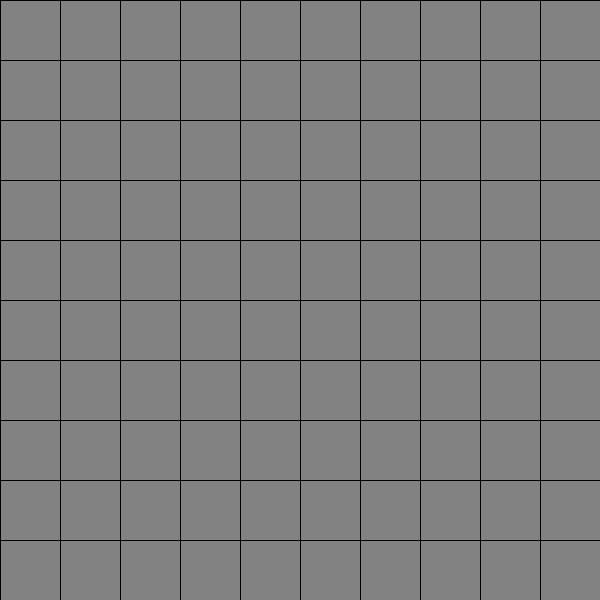
Frame 1 (no input)
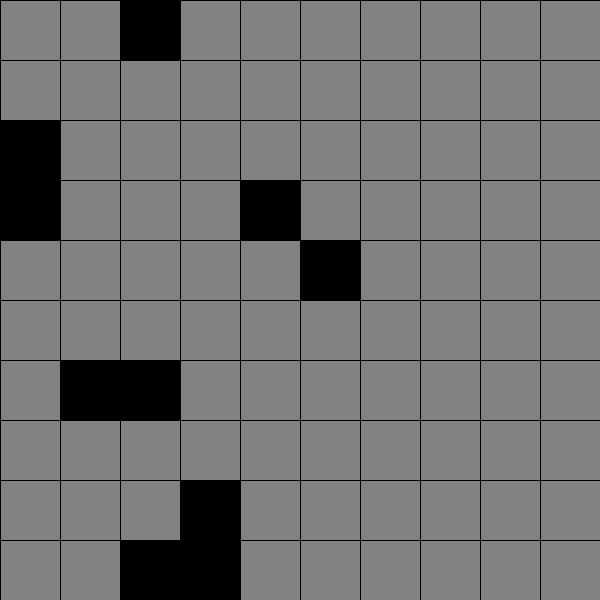
Frame 60 (the mouse pressed at the canvas centre just before this capture)
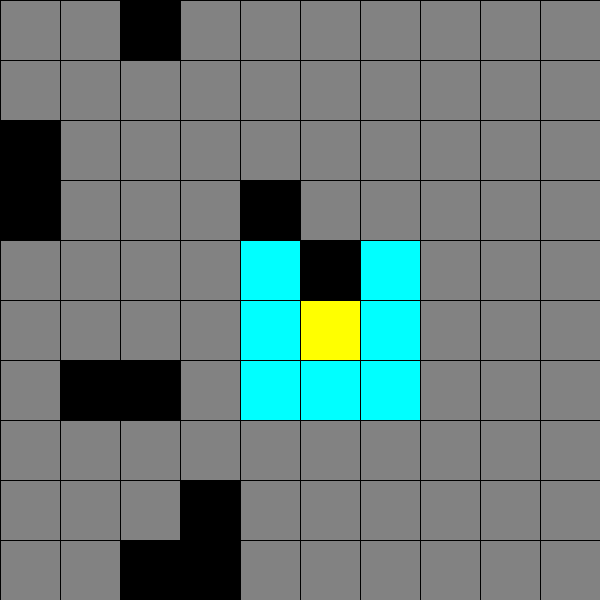
Frame 120 (the mouse held since frame 60 and released just before this capture)

The Processing sketch that drew these frames (run headless with seeded random() and noise(); from frame 60 on, the mouse is pressed at the canvas centre):

// Processing sketch: TreinoMatrizes
// ── TreinoMatrizes.pde
int [][] M = new int[10][10];
boolean perdeu;
int n =0;
void setup() {
  size(600, 600);
}
void draw() {
  if (newTeste(n)==true)
    play();
  desenhos(M);
  n++;
}

void mousePressed() {
  int i =mouseY/60;
  int j=mouseX/60;
  //println(mouseX, mouseY);
  //println(teste(i, j));
  if (teste(i, j)==true) {
    perdeu=true;
  } else if (teste(i, j)==false) {
    if (i==0 && j==0) {
      varreduraNormal(i, j, 0, 2, 0, 2);
    } else if (i==9 && j==0) {
      varreduraNormal(i, j, 1, 1, 0, 2);
    } else if (i==9 && j==9) {
      varreduraNormal(i, j, 1, 1, 1, 1);
    } else if (i==0 && j==9) {
      varreduraNormal(i, j, 0, 2, 1, 1);
    } else if (i==0) {
      varreduraNormal(i, j, 0, 2, 1, 2);
    } else if (i==9) {
      varreduraNormal(i, j, 1, 1, 1, 2);
    } else if (j==0) {
      varreduraNormal(i, j, 1, 2, 0, 2);
    } else if (j==9) {
      varreduraNormal(i, j, 1, 2, 1, 1);
    } else {
      varreduraNormal(i, j, 1, 2, 1, 2);
    }
  }
}
boolean newTeste(int n) {
  if (n==2)
    return true;
  else return false;
}
void varreduraNormal(int x, int y, int s, int k, int g, int h) {
  for (int i=x-s; i<x+k; i++ ) {
    println();
    for (int j=y-g; j<y+h; j++ ) {
      print(M[i][j], " ");
      if (M[i][j]==0) {
        M[i][j]=4;
      }
    }
  }
  M[x][y]=3;
}
void desenhos(int[][] M) {
  for (int i=0; i<M.length; i++ ) {
    for (int j=0; j< M[0].length; j++ ) {
      if (M[j][i]==0)
        fill(130);
      if (M[j][i]==4)
        fill(0, 255, 255);
      if (M[j][i]==1)
        fill(0);
      if (M[j][i]==3)
        fill(255, 255, 0);
      rect(i*60, j*60, width/10, height/10);
    }
  }
}
void play() {
  int b=0;
  while (b<10) {
    int l = int(random(10));
    int c = int(random(10));
    if (M[l][c] !=1) {
      M[l][c]=1;
      b++;
    }
  }
  for (int i=0; i<M.length; i++ ) {
    println();
    for (int j=0; j< M[0].length; j++ ) {
      //M[i][j]= int(random(0, 2));
      print(M[i][j], "  ");
    }
  }
}
boolean teste(int i, int j) {
  if (M[i][j]==1) {
    return true;
  } else return false;
}
